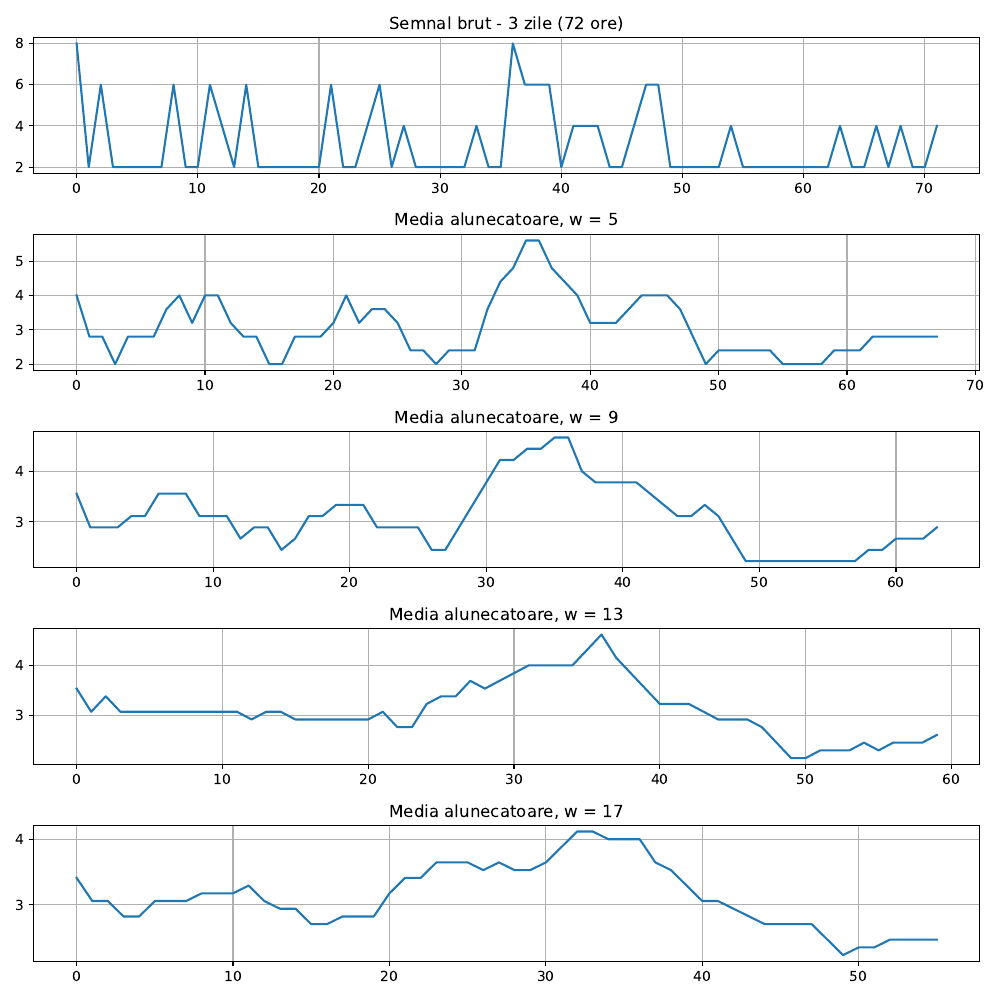

Write Python code to recreate this figure.
import matplotlib
matplotlib.use('TkAgg')

import matplotlib.pyplot as plt
import scipy
import sounddevice as sd
import math
import time
import wavfile
import numpy as np

# 6(a)  Train.csv si  primele 72 valori (3 zile)
data = np.genfromtxt("Train.csv", delimiter=",", skip_header=1)
x_full = data[:, -1]    # presupunem ca ultima coloana contine valorile
x = x_full[:72]         # 3 zile = 72 ore

t = np.arange(len(x))

# lista ferestrelor cerute
windows = [5, 9, 13, 17]

plt.figure(figsize=(10, 10))

# subplot 1: semnal brut
plt.subplot(5, 1, 1)
plt.plot(t, x)
plt.title("Semnal brut - 3 zile (72 ore)")
plt.grid(True)

# subplot-urile pentru medii alunecatoare
for i, w in enumerate(windows):
    x_smooth = np.convolve(x, np.ones(w), "valid") / w
    plt.subplot(5, 1, i + 2)     # i+2 => subplots 2, 3, 4, 5
    plt.plot(x_smooth)
    plt.title(f"Media alunecatoare, w = {w}")
    plt.grid(True)

plt.tight_layout()
plt.savefig("ex6.pdf", dpi=300)
plt.show()

# 6(c) Frecventa de taiere
Fs = 1.0              # 1 esantion / ora
f_cut = 1 / 24        # frecventa zilnica
Wn = f_cut / (Fs / 2) # normalizare

print("Frecventa de taiere (Hz):", f_cut)
print("Frecventa normalizata Wn:", Wn)
